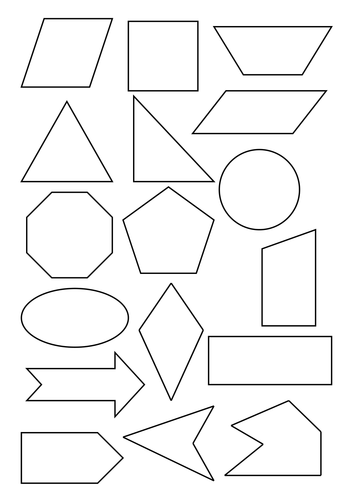
#> input picture images/shape_detection.png, 354 x 500 px
$ python MatchingShapes.py
#> lines starting #> are read from the running program, lines starting #| are printed output that depends on the picture; after the words box and inside, x2 and y2 are one past the last pixel; in counts of white or black regions, pixels touching at a corner belong together; long printed decimals are rounded
import cv2
import numpy as np

# Define the template and the target
target = cv2.imread("images/shape_detection.png", 0)
#> target is the input picture: shape (500, 354); min 0, max 255, mean 245
template = cv2.imread("images/shapes2.png", 0)
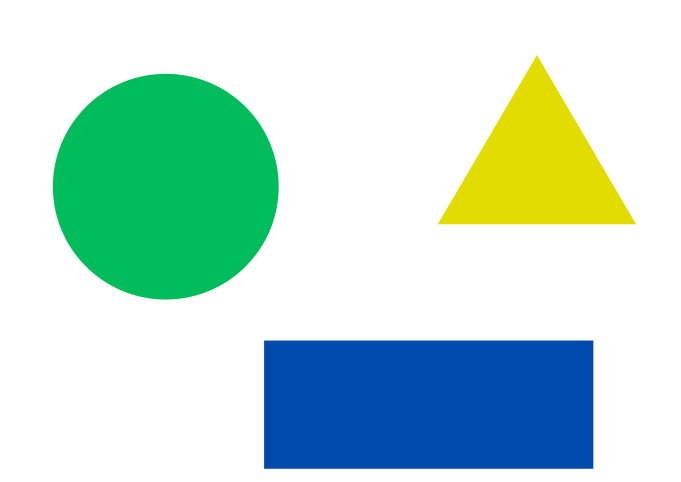
#> input picture images/shapes2.png, 1361 x 964 px (shown at 1/2 size)
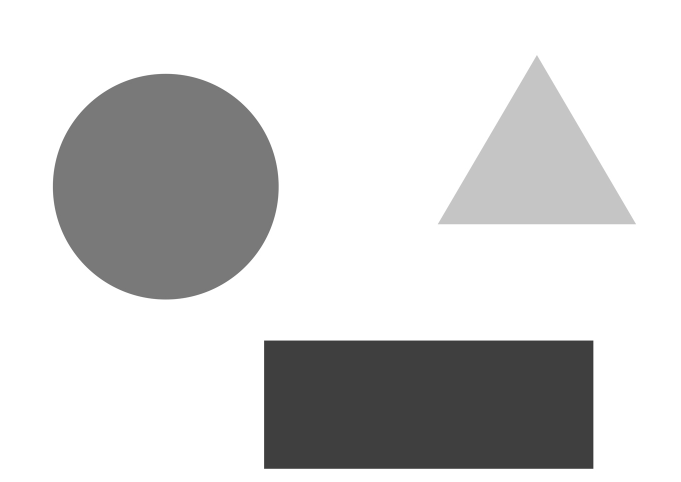
#> template: shape (964, 1361) (shown at 1/2 size); min 49, max 255, mean 211

blank_target = np.zeros(target.shape)

target_thresh = cv2.Canny(target, 50, 255)
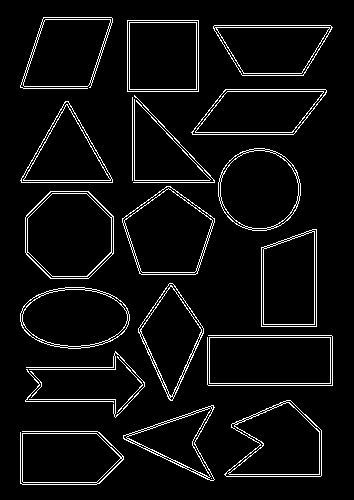
#> target_thresh: shape (500, 354); 5.5% white in thin lines or dots, all inside (x1, y1, x2, y2) = (20, 17, 333, 485)
template_thresh = cv2.Canny(template, 127, 255)
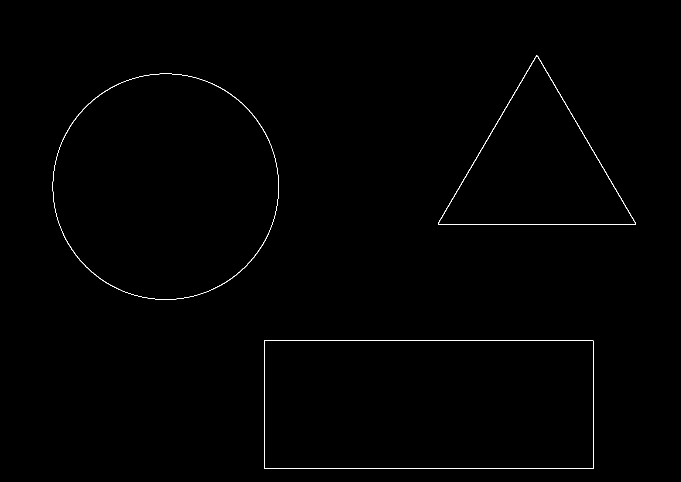
#> template_thresh: shape (964, 1361) (shown at 1/2 size); 0.38% white in thin lines or dots, all inside (x1, y1, x2, y2) = (105, 111, 1272, 938)

template_contours, _ = cv2.findContours(template_thresh, cv2.RETR_LIST, cv2.CHAIN_APPROX_NONE)
#> template_contours = 6 contours; box (x1, y1, x2, y2) and area: (528, 681, 1187, 938) 168448, (528, 681, 1187, 938) 168446, (105, 147, 558, 600) 160285, (105, 147, 558, 600) 159918, (876, 111, 1272, 449) 67310, (876, 111, 1272, 449) 66916

print("Template contours found", len(template_contours))
#| Template contours found 6

search_shape = template_contours[1]
#> search_shape = contour of 1828 points, box (x1, y1, x2, y2) (528, 681, 1187, 938), area 168448
cv2.imshow("Template", template)

target_contours, _ = cv2.findContours(target_thresh, cv2.RETR_LIST, cv2.CHAIN_APPROX_NONE)
#> target_contours = 337 contours, 272 with area under 20; largest, box (x1, y1, x2, y2) and area: (25, 191, 114, 279) 6404, (27, 193, 112, 277) 5722, (122, 186, 215, 275) 5721, (209, 337, 331, 384) 5566, (209, 337, 331, 384) 5564
# Draw the contours on the blank image

print("Target contours found", len(target_contours))
#| Target contours found 337
# Loop the target contours
match = None
for (index, contour) in enumerate(target_contours):
    match = cv2.matchShapes(search_shape, contour, 3, 0.0)
    print("match for contour => ", match)
    if match > 1:
        cv2.drawContours(blank_target, [contour], -1, (100, 100, 244), 1)
#> this loop made 337 passes
#> match on passes 2 to 4: 0.864, 0.864, 0.864
#| match for contour =>  1.7976931348623157e+308
#| match for contour =>  0.864
#| match for contour =>  0.864
#| match for contour =>  0.864
#| match for contour =>  0.864
#| match for contour =>  0.864
#| match for contour =>  0.864
#| match for contour =>  0.864
#> (further printed lines are left out)
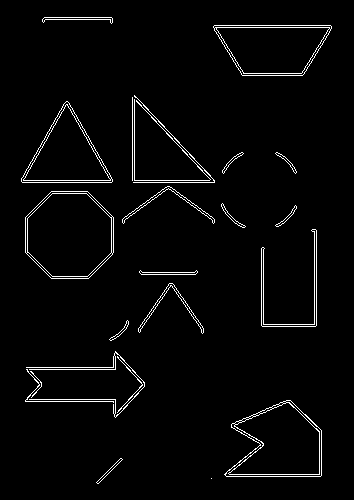
#> blank_target: shape (500, 354) float64; values 0 (black) and 100 (white), 2.7% white in thin lines or dots, all inside (x1, y1, x2, y2) = (21, 17, 332, 484)

cv2.imshow("Target Image", blank_target)
cv2.waitKey(0)
cv2.destroyAllWindows()
